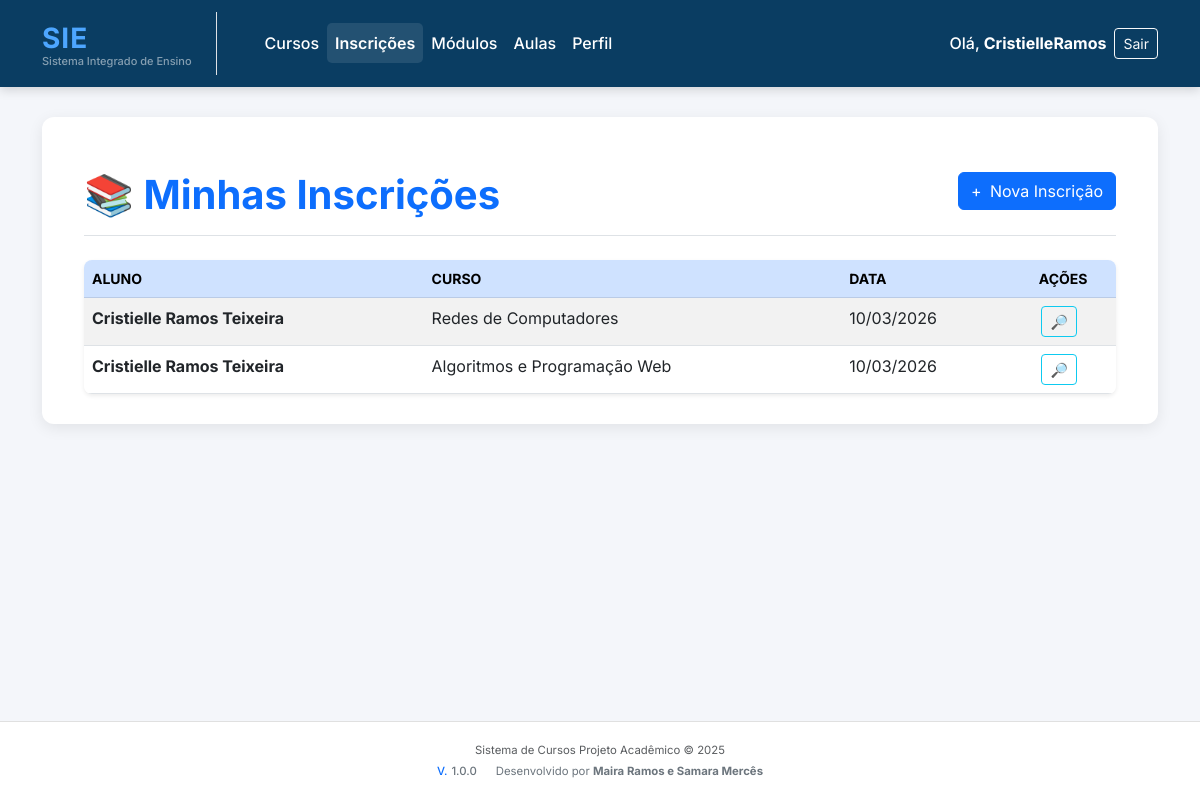
/inscricoes/ (signed in), run on the app's committed database.
### inscricoes/models.py (models this page shows, shortened)
class Inscricao(models.Model):
    aluno = models.ForeignKey(Aluno, on_delete=models.CASCADE)
    curso = models.ForeignKey(Curso, on_delete=models.CASCADE)
    data_inscricao = models.DateField(auto_now_add=True)
    class Meta:
        unique_together = ('aluno', 'curso')  # evita inscrição duplicada
        permissions = [
            ("ver_inscricao", "Pode visualizar inscrições"),
            ("criar_inscricao", "Pode criar inscrições"),
            ("cancelar_inscricao", "Pode cancelar inscrições"),
        ]

### alunos/models.py (models this page shows)
class Aluno(models.Model):
    user = models.OneToOneField(User, on_delete=models.CASCADE, null=True, blank=True)
    nome = models.CharField("Nome completo", max_length=200)
    email = models.EmailField("E-mail", unique=True)
    data_nascimento = models.DateField("Data de nascimento")
    def __str__(self):
        return self.nome
    class Meta:
        permissions = [
            ("ver_aluno", "Pode visualizar alunos"),
            ("criar_aluno", "Pode criar alunos"),
            ("editar_aluno", "Pode editar alunos"),
            ("deletar_aluno", "Pode deletar alunos"),
        ]

### cursos/models.py (models this page shows)
class Curso(models.Model):
    nome = models.CharField(max_length=100)
    descricao = models.TextField(blank=True)
    carga_horaria = models.PositiveIntegerField()
    def __str__(self):
        return self.nome
    class Meta:
        permissions = [
            ("ver_curso", "Pode visualizar cursos"),
            ("criar_curso", "Pode criar cursos"),
            ("editar_curso", "Pode editar cursos"),
            ("deletar_curso", "Pode deletar cursos"),
        ]

### inscricoes/views.py (the view)
# urls.py: path("", views.listar_inscricoes, name="listar"),
@login_required
def listar_inscricoes(request):
    inscricoes = Inscricao.objects.all()
    return render(request, "inscricoes/lista.html", {"inscricoes": inscricoes})

### templates/inscricoes/lista.html (shortened to what this page needs)
{% extends 'base.html' %}
{% block content %}
<div class="container mt-4">
    <div class="d-flex justify-content-between align-items-center border-bottom pb-2 mb-4">
        {% if is_professor %}
        <h1 class="fw-bolder text-primary">📝 Gerenciar Inscrições</h1>
        {% else %}
        <h1 class="fw-bolder text-primary">📚 Minhas Inscrições</h1>
        {% endif %}
        {% if not is_professor %}
        <a href="{% url 'inscricoes:form' %}" class="btn btn-primary mb-3">
            <span class="me-1">+</span> Nova Inscrição
        </a>
        {% endif %}
    </div>
    {% if inscricoes %}
    <div class="table-responsive bg-white rounded-3 shadow-sm">
        <table class="table table-hover table-striped mb-0">
            <thead class="table-primary">
                <tr>
                    <th scope="col" class="text-uppercase small">Aluno</th>
                    <th scope="col" class="text-uppercase small">Curso</th>
                    <th scope="col" class="text-uppercase small">Data</th>
                    <th scope="col" class="text-uppercase small text-center">Ações</th>
                </tr>
            </thead>
            <tbody>
                {% for i in inscricoes %}
                <tr>
                    <td><strong class="text-dark">{{ i.aluno }}</strong></td>
                    <td>{{ i.curso }}</td>
                    <td>{{ i.data_inscricao|date:"d/m/Y" }}</td>
                    <td class="text-center">
                        <a href="{% url 'inscricoes:detalhes' i.id %}"
                           class="btn btn-sm btn-outline-info me-2"
                           title="Detalhes">
                            🔎
                        </a>
                    </td>
                </tr>
                {% endfor %}
            </tbody>
        </table>
    </div>
    {% endif %}
</div>
{% endblock %}

### templates/base.html (shortened to what this page needs)
<!DOCTYPE html>
<html lang="pt-br">
<head>
    <link href="https://cdn.jsdelivr.net/npm/bootstrap@5.3.0/dist/css/bootstrap.min.css" rel="stylesheet">
</head>
<body>
<nav class="navbar navbar-expand-lg navbar-modern sticky-top">
    <div class="container">
        <a class="navbar-brand d-flex flex-column align-items-start pe-3 pe-lg-4 border-end border-white-50" href="/">
            <span class="fw-bold logo-text" style="letter-spacing: 1px;">
                SIE
            </span>
            <small class="text-white-50" style="font-size: 11px; margin-top: -6px;">
                Sistema Integrado de Ensino
            </small>
        </a>
        <div class="collapse navbar-collapse justify-content-between" id="navbarNav">
            <ul class="navbar-nav me-auto mb-2 mb-lg-0 ms-lg-4">
                <li class="nav-item">
                    <a class="nav-link {% if request.path == '/cursos/' or request.path == '/cursos' %}active fw-bolder{% endif %}"
                       href="/cursos/" aria-current="page">Cursos</a>
                </li>
                <li class="nav-item">
                    <a class="nav-link {% if request.path == '/inscricoes/' or request.path == '/inscricoes' %}active fw-bolder{% endif %}"
                       href="/inscricoes/">Inscrições</a>
                </li>
                <li class="nav-item">
                    <a class="nav-link {% if request.path == '/modulos/' or request.path == '/modulos' %}active fw-bolder{% endif %}"
                       href="/modulos/">Módulos</a>
                </li>
                 <li class="nav-item">
                    <a class="nav-link {% if request.path == '/aulas/' or request.path == '/aulas' %}active fw-bolder{% endif %}"
                       href="/aulas/">Aulas</a>
                </li>
                <li class="nav-item">
                    <a class="nav-link {% if request.path == '/perfil/' or 'perfil' in request.path %}active fw-bolder{% endif %}"
                       href="/perfil/">Perfil</a>
                </li>
            </ul>
            <ul class="navbar-nav">
                {% if user.is_authenticated %}
                    <li class="nav-item d-flex align-items-center me-2">
                        <span class="nav-link p-0 text-white-50">Olá,</span>
                        <span class="nav-link fw-bold p-0 ms-1">{{ user.username }}</span>
                    </li>
                    <li class="nav-item">
                        <a class="btn btn-outline-light btn-sm" href="{% url 'usuarios:logout' %}">Sair</a>
                    </li>
                {% else %}
                    <li class="nav-item">
                        <a class="btn btn-outline-light btn-sm" href="{% url 'usuarios:login' %}">Entrar</a>
                    </li>
                {% endif %}
            </ul>
        </div>
    </div>
</nav>
<div class="main-content">
    <div class="container">
        <div class="main-box">
            {% block content %}
            {% endblock content %}
        </div>
    </div>
</div>
<footer>
    <div class="container small text-muted">
        <div class="mb-1">
            Sistema de Cursos Projeto Acadêmico © 2025
        </div>
        <div class="text-secondary">
            <span class="fw-medium me-3">
                <span class="text-primary me-1">V.</span>1.0.0
            </span>
            <span>
                Desenvolvido por <span class="fw-bold">Maira Ramos e Samara Mercês</span>
            </span>
        </div>
    </div>
</footer>
</body>
</html>

### templates/base.html (style rules this page uses)
:root { --primary-color: #0a3d62; --secondary-color: #4da6ff; --bg-light: #f4f6fa; }
body { background-color: var(--bg-light); font-family: "Inter", sans-serif; min-height: 100vh; display: flex; flex-direction: column; }
.navbar-modern { background: var(--primary-color); box-shadow: 0 3px 10px rgba(0, 0, 0, 0.15); padding-top: 0.75rem; padding-bottom: 0.75rem; }
.navbar-modern .nav-link, .navbar-modern .navbar-brand { color: #ffffff !important; font-weight: 500; transition: color 0.3s ease; }
.navbar-modern .nav-link.active { color: #fff !important; background-color: rgba(255, 255, 255, 0.1); border-radius: 5px; font-weight: 600 !important; padding-top: 0.5rem; padding-bottom: 0.5rem; }
.main-content { flex: 1; padding-bottom: 20px; }
.main-box { background: white; border-radius: 12px; padding: 30px; box-shadow: 0 4px 15px rgba(0, 0, 0, 0.08); margin-top: 30px; }
.logo-text { color: var(--secondary-color); font-size: 28px !important; }
footer { margin-top: auto; padding: 20px 0; text-align: center; color: #888; font-size: 13px; border-top: 1px solid #e0e0e0; background-color: white; }

### data on the page
Inscricao: aluno "Cristielle Ramos Teixeira", curso "Redes de Computadores", data_inscricao "10/03/2026"
Inscricao: aluno "Cristielle Ramos Teixeira", curso "Algoritmos e Programação Web", data_inscricao "10/03/2026"

### other printed values
{{ user.username }} "CristielleRamos"
